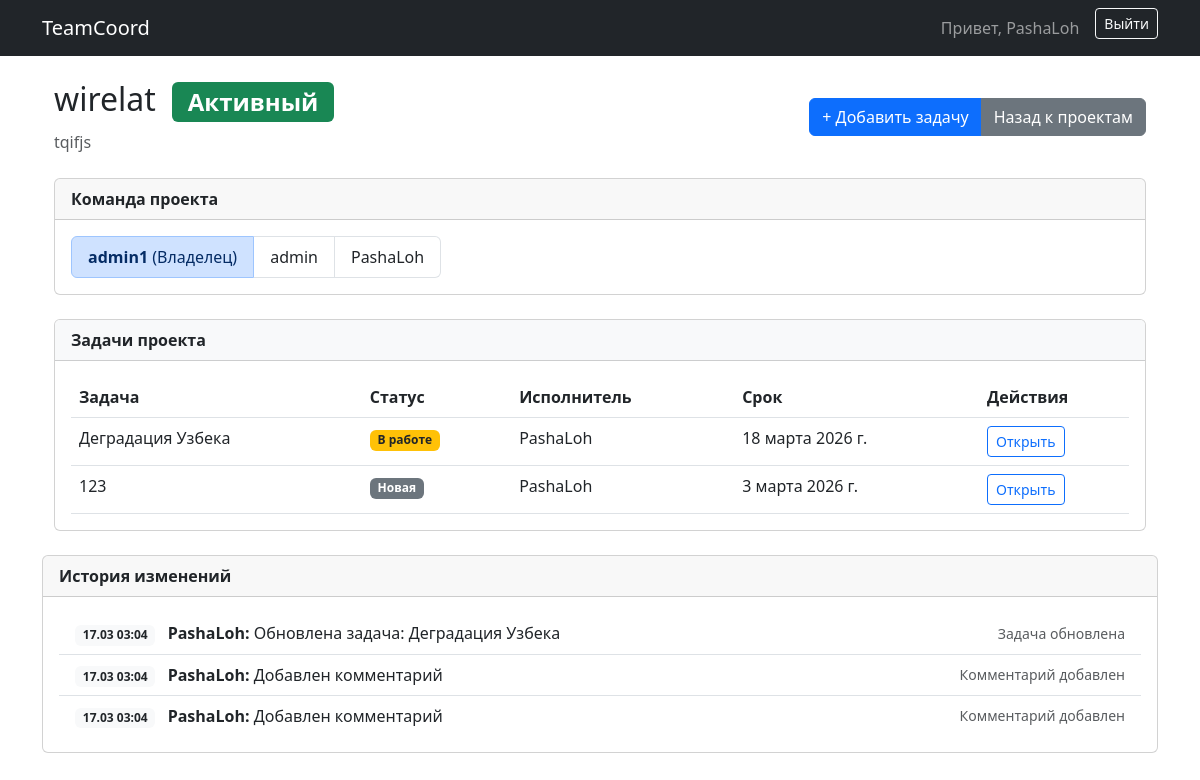
The page /project/3/ (signed in) on the database its author committed.
### core/models.py (models this page shows, shortened)
class Project(models.Model):
    STATUS_CHOICES = [
        ('active', 'Активный'),
        ('completed', 'Завершен'),
        ('frozen', 'Заморожен'),
    ]
    title = models.CharField("Название проекта", max_length=200)
    description = models.TextField("Описание", blank=True)
    status = models.CharField("Статус", max_length=20, choices=STATUS_CHOICES, default='active')
    created_at = models.DateTimeField("Дата создания", auto_now_add=True)
    owner = models.ForeignKey(User, on_delete=models.CASCADE, related_name='projects')
    members = models.ManyToManyField(User, related_name='project_members', blank=True, verbose_name="Участники")
    @property
    def is_closed(self):
        return self.status == 'completed'
    class Meta:
        verbose_name = "Проект"
        verbose_name_plural = "Проекты"

class Task(models.Model):
    STATUS_CHOICES = [
        ('new', 'Новая'),
        ('in_progress', 'В работе'),
        ('review', 'На проверке'),
        ('done', 'Выполнено'),
    ]
    project = models.ForeignKey(Project, on_delete=models.CASCADE, related_name='tasks')
    title = models.CharField("Название задачи", max_length=200)
    description = models.TextField("Описание", blank=True)
    status = models.CharField("Статус", max_length=20, choices=STATUS_CHOICES, default='new')
    assigned_to = models.ForeignKey(User, on_delete=models.SET_NULL, null=True, blank=True, related_name='tasks')
    deadline = models.DateField("Срок выполнения", null=True, blank=True)
    created_at = models.DateTimeField("Дата создания", auto_now_add=True)
    class Meta:
        verbose_name = "Задача"
        verbose_name_plural = "Задачи"

class ActionLog(models.Model):
    ACTION_TYPES = [
        ('project_create', 'Проект создан'),
        ('project_update', 'Проект обновлен'),
        ('project_close', 'Проект закрыт'),
        ('task_create', 'Задача создана'),
        ('task_update', 'Задача обновлена'),
        ('task_status', 'Статус задачи изменен'),
        ('comment_add', 'Комментарий добавлен'),
        ('member_add', 'Участник добавлен'),
    ]
    project = models.ForeignKey(Project, on_delete=models.CASCADE, null=True, blank=True, related_name='logs')
    task = models.ForeignKey(Task, on_delete=models.CASCADE, null=True, blank=True, related_name='logs')
    user = models.ForeignKey(User, on_delete=models.SET_NULL, null=True)
    action_type = models.CharField("Тип действия", max_length=50, choices=ACTION_TYPES)
    description = models.TextField("Описание")
    created_at = models.DateTimeField("Время", auto_now_add=True)
    class Meta:
        ordering = ['-created_at']
        verbose_name = "Запись истории"
        verbose_name_plural = "История изменений"

### core/views.py (the view, shortened to what this page needs)
# urls.py: path('project/<int:pk>/', views.ProjectDetailView.as_view(), name='project-detail'),
class ProjectDetailView(LoginRequiredMixin, DetailView):
    model = Project
    template_name = 'core/project_detail.html'
    context_object_name = 'project'
    def get_queryset(self):
        return Project.objects.filter(
            Q(owner=self.request.user) | Q(members=self.request.user)
        ).distinct()
    def get_context_data(self, **kwargs):
        context = super().get_context_data(**kwargs)
        context['tasks'] = Task.objects.filter(project=self.object)
        context['all_users'] = User.objects.exclude(id=self.object.owner.id).exclude(id__in=self.object.members.all())
        context['history'] = ActionLog.objects.filter(project=self.object).select_related('user')[:20]
        return context

### core/templates/core/project_detail.html (shortened to what this page needs)
{% extends 'core/base.html' %}
{% block content %}
<div class="container mt-4">
    <div class="d-flex justify-content-between align-items-center mb-4 flex-wrap gap-2">
        <div>
            <h2>
                {{ project.title }}
                {% if project.status == 'completed' %}
                    <span class="badge bg-secondary ms-2">Завершен</span>
                {% elif project.status == 'frozen' %}
                    <span class="badge bg-info text-dark ms-2">Заморожен</span>
                {% else %}
                    <span class="badge bg-success ms-2">Активный</span>
                {% endif %}
            </h2>
            <p class="text-muted mb-0">{{ project.description }}</p>
        </div>
        <div class="btn-group">
            {% if not project.is_closed %}
                <a href="{% url 'task-create' %}?project={{ project.id }}" class="btn btn-primary">
                    + Добавить задачу
                </a>
            {% endif %}
            <a href="{% url 'project-list' %}" class="btn btn-secondary">Назад к проектам</a>
        </div>
    </div>
    <div class="card mb-4">
        <div class="card-header d-flex justify-content-between align-items-center">
            <span><strong>Команда проекта</strong></span>
        </div>
        <div class="card-body">
            <ul class="list-group list-group-horizontal flex-wrap">
                <li class="list-group-item list-group-item-primary">
                    <strong>{{ project.owner.username }}</strong> (Владелец)
                </li>
                {% for member in project.members.all %}
                <li class="list-group-item d-flex justify-content-between align-items-center">
                    {{ member.username }}
                </li>
                {% endfor %}
            </ul>
        </div>
    </div>
    <div class="card">
        <div class="card-header bg-light">
            <strong>Задачи проекта</strong>
        </div>
        <div class="card-body">
            <table class="table table-hover mb-0">
                <thead>
                    <tr>
                        <th>Задача</th>
                        <th>Статус</th>
                        <th>Исполнитель</th>
                        <th>Срок</th>
                        <th style="width: 150px;">Действия</th>
                    </tr>
                </thead>
                <tbody>
                    {% for task in tasks %}
                    <tr>
                        <td>{{ task.title }}</td>
                        <td>
                            <span class="badge
                                {% if task.status == 'done' %}bg-success
                                {% elif task.status == 'in_progress' %}bg-warning text-dark
                                {% elif task.status == 'review' %}bg-info
                                {% else %}bg-secondary{% endif %}">
                                {{ task.get_status_display }}
                            </span>
                        </td>
                        <td>{{ task.assigned_to.username|default:"Не назначен" }}</td>
                        <td>{{ task.deadline|default:"Не указан" }}</td>
                        <td>
                            {% if project.is_closed %}
                                <span class="text-muted small">Только чтение</span>
                            {% else %}
                                <a href="{% url 'task-update' task.pk %}" class="btn btn-sm btn-outline-primary">
                                    Открыть
                                </a>
                            {% endif %}
                        </td>
                    </tr>
                    {% endfor %}
                </tbody>
            </table>
        </div>
    </div>
</div>
<div class="card mt-4">
    <div class="card-header">
        <strong>История изменений</strong>
    </div>
    <div class="card-body" style="max-height: 300px; overflow-y: auto;">
        <ul class="list-group list-group-flush">
            {% for log in history %}
            <li class="list-group-item d-flex justify-content-between align-items-center">
                <div>
                    <span class="badge bg-light text-dark me-2">{{ log.created_at|date:"d.m H:i" }}</span>
                    <strong>{{ log.user.username|default:"Система" }}:</strong>
                    {{ log.description }}
                </div>
                <small class="text-muted">{{ log.get_action_type_display }}</small>
            </li>
            {% empty %}
            <li class="list-group-item text-muted text-center">История пуста</li>
            {% endfor %}
        </ul>
    </div>
</div>
{% endblock %}

### core/templates/core/base.html (shortened to what this page needs)
<!DOCTYPE html>
<html lang="ru">
<head>
    <link href="https://cdn.jsdelivr.net/npm/bootstrap@5.3.0/dist/css/bootstrap.min.css" rel="stylesheet">
</head>
<body>
    <nav class="navbar navbar-expand-lg navbar-dark bg-dark mb-4">
        <div class="container">
            <a class="navbar-brand" href="{% url 'project-list' %}">TeamCoord</a>
            <div class="navbar-nav ms-auto">
                {% if user.is_authenticated %}
                    <span class="navbar-text me-3">Привет, {{ user.username }}</span>
                    <form action="{% url 'logout' %}" method="post" class="d-inline">
                        <button type="submit" class="btn btn-outline-light btn-sm">Выйти</button>
                    </form>
                {% else %}
                    <a href="{% url 'login' %}" class="btn btn-outline-light btn-sm">Войти</a>
                {% endif %}
            </div>
        </div>
    </nav>
    <div class="container">
        {% block content %}{% endblock %}
    </div>
</body>
</html>

### rows shown on the page
Project: title "wirelat", description "tqifjs", owner.username "admin1"
Task: title "Деградация Узбека", status "В работе", assigned_to.username "PashaLoh", deadline "18 марта 2026 г."
Task: title "123", status "Новая", assigned_to.username "PashaLoh", deadline "3 марта 2026 г."
ActionLog: created_at "17.03 03:04", user.username "PashaLoh", description "Обновлена задача: Деградация Узбека", action_type "Задача обновлена"
ActionLog: created_at "17.03 03:04", user.username "PashaLoh", description "Добавлен комментарий", action_type "Комментарий добавлен"
ActionLog: created_at "17.03 03:04", user.username "PashaLoh", description "Добавлен комментарий", action_type "Комментарий добавлен"

### other values the page prints
{{ user.username }} "PashaLoh"
{{ member.username }} "admin"
{{ member.username }} "PashaLoh"
